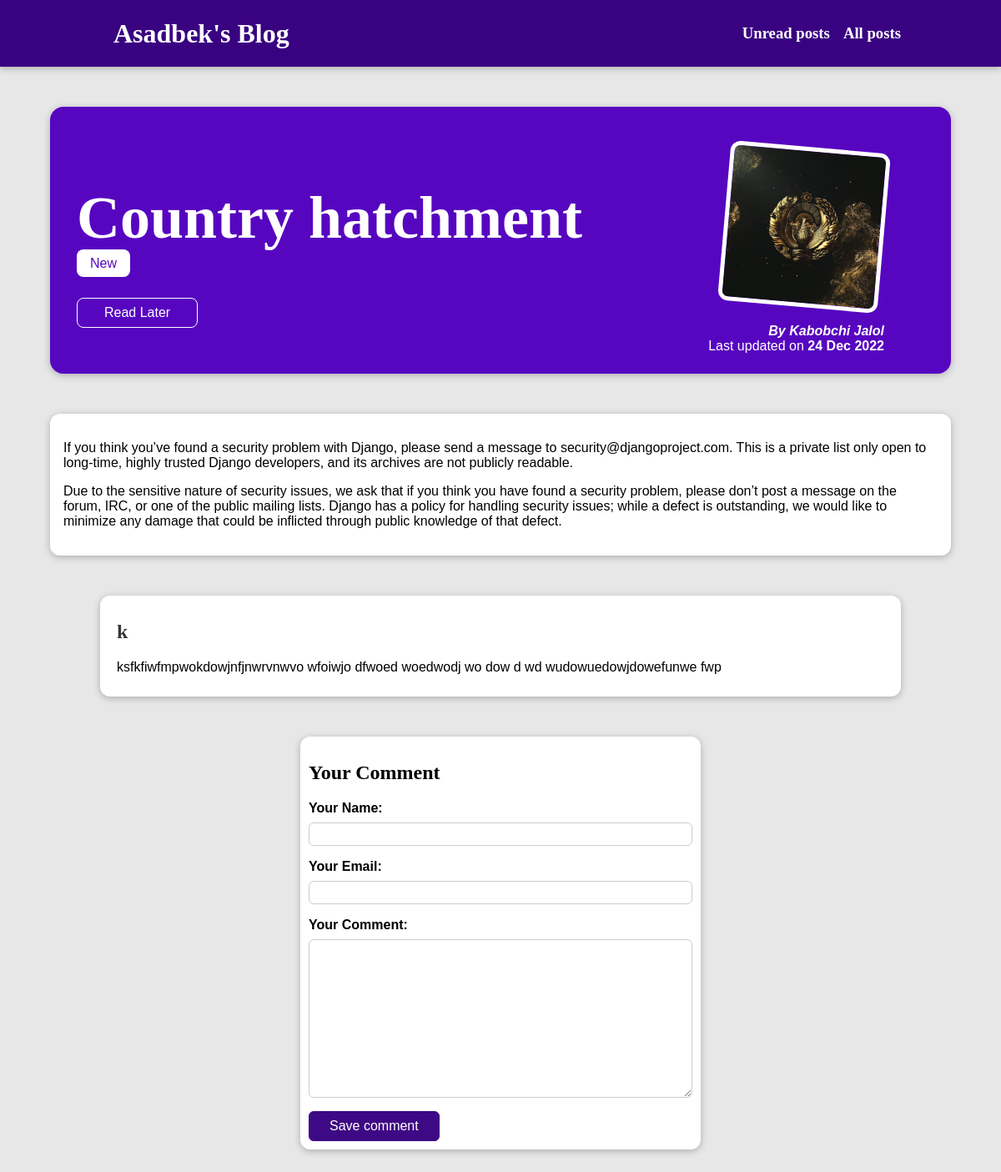
Screenshot of /posts/country-hatchment with the database file from the repository.
### blog/models.py (models this page shows, shortened)
class Post(models.Model):
   title = models.CharField(max_length=150)
   excerpt = models.CharField(max_length=200)
   date = models.DateField(auto_now=True)
   slug = models.SlugField(unique=True, db_index=True)
   content = models.TextField(validators=[MinLengthValidator(10)])
   author = models.ForeignKey(Author, on_delete=models.SET_NULL, null=True, related_name="posts")
   tags = models.ManyToManyField(Tag)
   image = models.ImageField(upload_to="posts", null=True)

class Tag(models.Model):
   caption = models.CharField(max_length=20)

class Author(models.Model):
   first_name = models.CharField(max_length=100)
   last_name = models.CharField(max_length=100)
   email = models.EmailField()
   def full_name(self):
      return f"{self.first_name} {self.last_name}"
   def __str__(self):
      return self.full_name()

class Comment(models.Model):
   username = models.CharField(max_length=120)
   user_email = models.EmailField()
   comment = models.TextField(max_length=500)
   post = models.ForeignKey(Post, on_delete=models.CASCADE, related_name="comments")

### blog/views.py (the view, shortened to what this page needs)
# urls.py: path("posts/<slug:slug>", views.PostDetailView.as_view(), name="post-detail-page"), #/posts/my-first-post
class PostDetailView(View):
   def stored_posts(self, request, post_id):
      stored_posts =request.session.get("stored_posts")
      if stored_posts is not None:
         is_saved_for_later = post_id in stored_posts
      else:
         is_saved_for_later = False
      return is_saved_for_later
   def get(self, request, slug):
      post = Post.objects.get(slug=slug)
      context = {
         "post": post,
         "post_tags": post.tags.all(),
         "comment_form": CommentForm(),
         "comments": post.comments.all().order_by("-id"),
         "saved_for_later": self.stored_posts(request, post.id)
      }
      return render(request, "blog/post-detail.html", context)

### blog/forms.py
class CommentForm(forms.ModelForm):
    class Meta:
        model = Comment
        exclude = ["post"]
        labels = {
            "username": "Your Name",
            "user_email": "Your Email",
            "comment": "Your Comment"
        }

### blog/templates/blog/post-detail.html (shortened to what this page needs)
{% extends "base.html" %}
{% load static %}
{% block css_files %}
   <link rel="stylesheet" href="{% static "blog/post.css"%}" />
   <link rel="stylesheet" href="{% static "blog/all-posts.css" %}" />
   <link rel="stylesheet" href="{% static "blog/post-detail.css"%}" />
{% endblock %}
{% block content %}
   <section id="summary">
      <h2>{{ post.title }}</h2>
      <div>
         {% for tag in post_tags %}
            <span class="tag">{{ tag.caption }}</span>
         {% endfor %}
      </div>
      <div id="read-later">
         <form action="{% url "read-later" %}" method="POST">
            <button>
               {% if saved_for_later%}
                  Remove from "Read Later" list
               {% else %}
                  Read Later
               {% endif %}
            </button>
         </form>
      </div>
      <article>
         <img src="{{ post.image.url }}" alt="Post Title" />
         <address>By <a href="mailto:{{ post.author.email }}">{{ post.author }} </a></address>
         <div>
            Last updated on <time>{{ post.date|date:"d M Y" }}</time>
         </div>
      </article>
   </section>
   <main>
      {{ post.content|linebreaks }}
   </main>
   {% if comments %}
      <section id="comments">
            <ul>
               {% for comment in comments %}
                  <li>
                     <h2>{{comment.username}}</h2>
                     <p> {{comment.comment|linebreaks}}</p>
                  </li>
               {% endfor %}
            </ul>
      </section>
   {% endif %}
   <section id="comment-form">
      <h2>Your Comment </h2>
      <form action="{% url "post-detail-page" post.slug %}" method="POST">
         {% for form_field in comment_form %}
            <div class="form-control {% if form_field.errors %} invalid {% endif %}">
               {{ form_field.label_tag }}
               {{ form_field }}
            </div>
         {% endfor %}
         <button>Save comment</button>
      </form>
   </section>
{% endblock %}

### static/app.css (style rules this page uses)
html { font-family: 'Nunito', sans-serif; }
* { box-sizing: border-box; }
body { margin: 0; }
h1, h2, h3 { font-family: 'Nunito', serif; font-weight: bold; }

### blog/static/blog/all-posts.css (style rules this page uses)
body { background-color: #e7e7e7; }
ul { list-style: none; margin: 0; padding: 0; display: grid; grid-template-columns: repeat(auto-fill, minmax(17rem, 1fr)); gap: 1.5rem; }

### blog/static/blog/post-detail.css (style rules this page uses)
body { background-color: #e7e7e7; }
#summary { margin: 8rem auto 3rem auto; padding: 2rem; width: 90%; max-width: 90rem; border-radius: 16px; background-color: #5706c0; position: relative; box-shadow: 0 2px 8px rgba(0, 0, 0, 0.25); height: 20rem; }
#summary h2 { color: white; font-size: 4.5rem; margin-bottom: 0.25rem; }
#summary article { position: absolute; top: 2rem; right: 3rem; padding: 1rem 2rem; border-radius: 12px; text-align: right; color: white; }
#summary article img { width: 12rem; height: 12rem; border-radius: 12px; transform: rotateZ(5deg); border: 5px solid white; margin-bottom: 1rem; }
#summary address { font-weight: bold; }
#summary time { font-weight: bold; }
#summary a { color: white; text-decoration: none; }
#read-later { margin: 2rem 0; }
#read-later button { background-color: transparent; border: 1px solid white; padding: 0.5rem 2rem; font: inherit; color: white; cursor: pointer; border-radius: 8px; }
main { width: 90%; max-width: 90rem; margin: 3rem auto; background-color: white; padding: 1rem; border-radius: 12px; box-shadow: 0 2px 8px rgba(0, 0, 0, 0.25); }
.tag { background-color: white; color: #5706c0; padding: 0.5rem 1rem; border-radius: 8px; }
#comment-form { margin: 3rem auto; width: 90%; max-width: 30rem; border-radius: 12px; background-color: #fff; box-shadow: 0 2px 8px rgba(0, 0, 0, 0.25); padding: 10px; }
#comment-form button { font: inherit; background-color: #3e0984; color: white; border-radius: 6px; border: 1px solid #3e0984; padding: 0.5rem 1.5rem; cursor: pointer; }
.form-control { margin-bottom: 1rem; }
.form-control label { font-weight: bold; margin-bottom: 0.5rem; display: block; }
.form-control input, .form-control textarea { display: block; width: 100%; font: inherit; padding: 0.25rem; border-radius: 6px; border: 1px solid #ccc; }
#comments { margin: 3rem auto; width: 90%; max-width: 60rem; border-radius: 12px; background-color: #fff; box-shadow: 0 2px 8px rgba(0, 0, 0, 0.25); padding: 10px 20px; }
#comments ul { list-style: none; padding: 0; margin: 0; display: block; }
#comments li { margin-bottom: 1rem; border-bottom: 2px solid #c1bfbf; }
#comments li:last-of-type { border-bottom: none; }
#comments h2 { color: #353637 }

### rows the page displays
Post: title "Country hatchment", image (picture), author "Kabobchi Jalol", date "24 Dec 2022", content "If you think you’ve found a security problem with Django, please send a message to security@djangoproject.com. This is a private list only open to long-time, highly trusted Django developers, and its archives are not publicly readable. Due to the sensitive nature of security issues, we ask that if you think you have found a security problem, please don’t post a message on the forum, IRC, or one of the public mailing lists. Django has a policy for handling security issues; while a defect is outstanding, we would like to minimize any damage that could be inflicted through public knowledge of that defect."
Tag: caption "New"
Comment: username "k", comment "ksfkfiwfmpwokdowjnfjnwrvnwvo wfoiwjo dfwoed woedwodj wo dow d wd wudowuedowjdowefunwe fwp"
